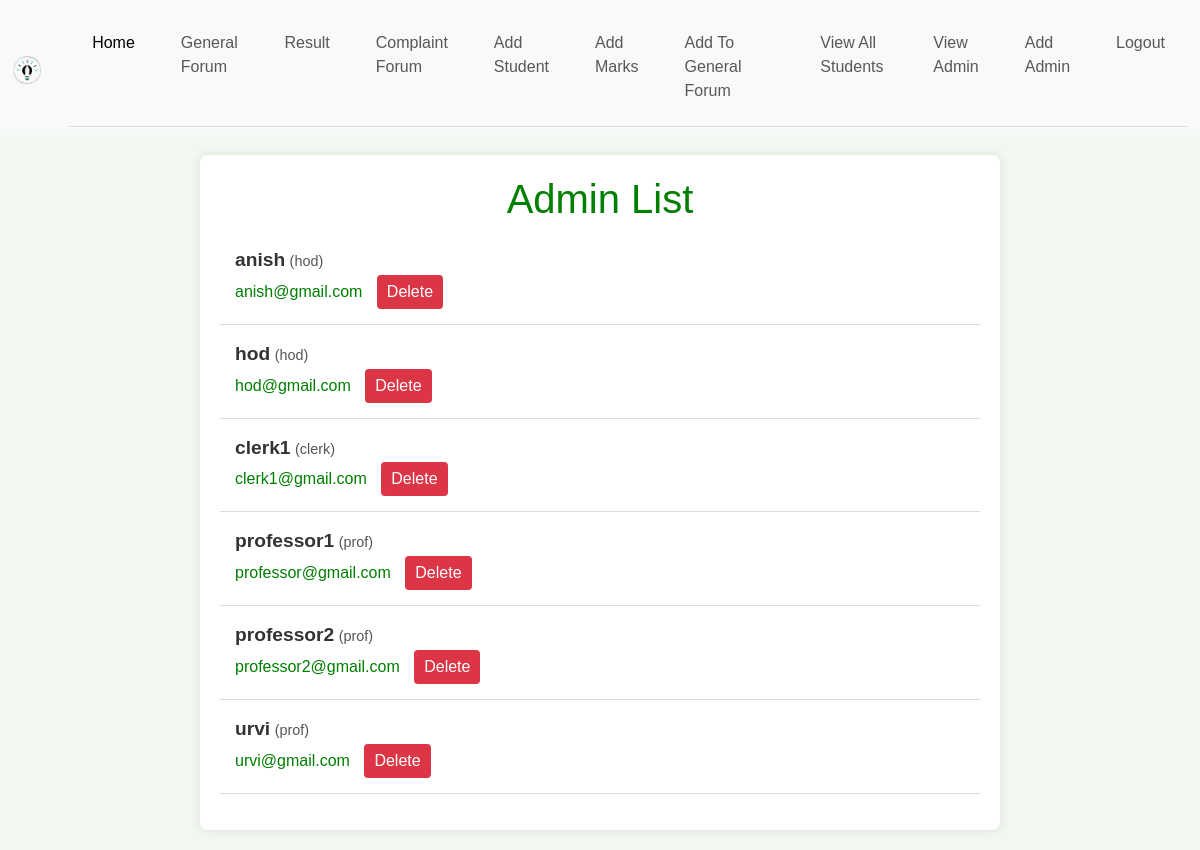
The app's page /users/ (signed in) with its own data.
### deptmanagementsystem/models.py (models this page shows)
class User(AbstractUser):
    USER_TYPE_CHOICES = [
        ("prof", "Professor"),
        ("stud", "Student"),
        ("hod", "Head of Department"),
        ("clerk", "Clerk"),
    ]
    userType = models.CharField(max_length=10, choices=USER_TYPE_CHOICES, default=USER_TYPE_CHOICES[1][1]) #default is student

### deptmanagementsystem/views.py (the view)
# urls.py: path('users/', view_users, name='user-list'),
def view_users(request):
    users = User.objects.filter(userType__in=['prof', 'hod', 'clerk'])
    return render(request, 'user_list.html', {'users': users})

### templates/user_list.html (shortened to what this page needs)
{% extends 'base.html' %}
{% block content %}
    <div class="container">
        <h1>Admin List</h1>
        <ul>
            {% for user in users %}
                <li>
                    <span class="username">{{ user.username }}</span>
                    <span class="details">({{ user.userType }})</span>
                    <br>
                    <a href="mailto:{{ user.email }}" class="email-link">{{ user.email }}</a>
                    {% if request.user.userType == "hod" %}
                    <form method="post" action="{% url 'delete_user' user.id %}" class="delete-form">
                        <input type="submit" value="Delete" class="delete-button">
                    </form>
                    {% endif %}
                </li>
            {% endfor %}
        </ul>
    </div>
    {% endblock %}

### templates/user_list.html (style rules this page uses)
body { font-family: Arial, sans-serif; background-color: #f0f8f0; color: #333; margin: 0; padding: 0; }
.container { max-width: 800px; margin: 20px auto; padding: 20px; background-color: #fff; border-radius: 8px; box-shadow: 0 0 10px rgba(0, 0, 0, 0.1); }
h1 { color: #007f00; text-align: center; }
ul { list-style-type: none; padding: 0; }
li { padding: 15px; border-bottom: 1px solid #ddd; }
.username { font-weight: bold; font-size: 1.2em; }
.details { font-size: 0.9em; color: #555; }
.email-link { color: #007f00; text-decoration: none; }
.delete-form { display: inline-block; margin-left: 10px; }
.delete-button { background-color: #dc3545; color: #fff; border: none; padding: 5px 10px; border-radius: 4px; cursor: pointer; }

### records on screen
User: username "anish", userType "hod", email "anish@gmail.com"
User: username "hod", userType "hod", email "hod@gmail.com"
User: username "clerk1", userType "clerk", email "clerk1@gmail.com"
User: username "professor1", userType "prof", email "professor@gmail.com"
User: username "professor2", userType "prof", email "professor2@gmail.com"
User: username "urvi", userType "prof", email "urvi@gmail.com"
